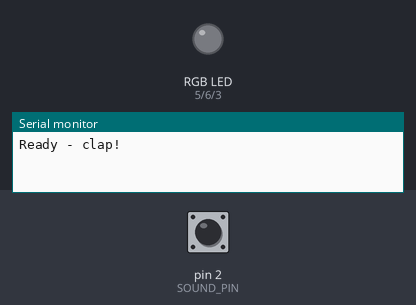
Bench run of a sketch on a simulated Arduino Uno, built with avr-gcc and run on an emulated ATmega328P. On the bench: an RGB LED mixed from three pins (HIGH = lit), the last lines printed to the serial monitor. The inputs (shaded band) are chosen by the test bench; at power-on: pin 2 (SOUND_PIN) LOW.

Above: at 2.2 s.
2.3 s: pin 2 (SOUND_PIN) pulsed HIGH 5 times (0.12 s each, 0.3 s apart)
At 3.3 s:
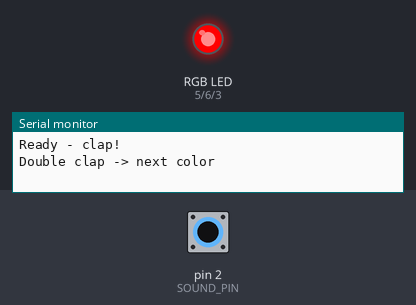
At 4.1 s:
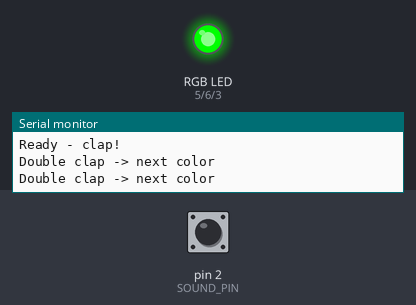
5.8 s: pin 2 (SOUND_PIN) pulsed HIGH 5 times (0.12 s each, 0.3 s apart)
At 7.6 s:
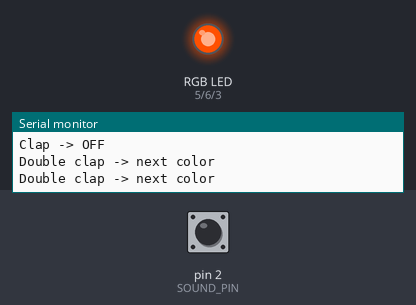
Timing chart, 0 to 9.4 s (numbered marks = the images above; inputs shaded):
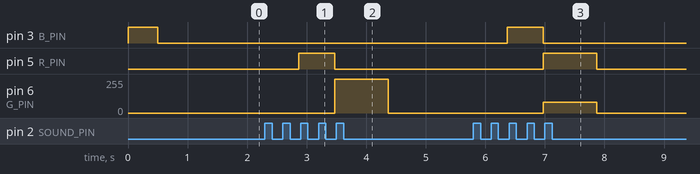

Measured:
- after the input at 2.3 s, pin 5 (R_PIN): LOW → HIGH after 0.57 s, → LOW 0.60 s later; pin 6 (G_PIN): 0/255 → 255/255 after 1.2 s, → 0/255 0.90 s later
- after the input at 5.8 s, pin 3 (B_PIN): LOW → HIGH after 0.57 s, → LOW 0.60 s later; pin 5 (R_PIN): LOW → HIGH after 1.2 s, → LOW 0.90 s later; pin 6 (G_PIN): 0/255 → 80/255 after 1.2 s, → 0/255 0.90 s later

The sketch:

clap_light.ino
```cpp
// (licence header left out)
// Clap light - sound sensor + RGB LED module
// Sound sensor: DO -> D2, + -> 5V, G -> GND (AO unused)
// RGB module: R -> 5, G -> 6, B -> 3, GND -> GND
// Clap = light ON, clap again = OFF. Double clap (two quick claps) = change color.

const int SOUND_PIN = 2;
const int R_PIN = 5, G_PIN = 6, B_PIN = 3;

bool lightOn = false;
int colorIndex = 0;
const int colors[][3] = {
  {255, 255, 255}, // white
  {255, 0, 0},     // red
  {0, 255, 0},     // green
  {0, 0, 255},     // blue
  {255, 80, 0},    // yellow
  {255, 0, 255}    // purple
};
const int NUM_COLORS = 6;

void setColor(int r, int g, int b) {
  analogWrite(R_PIN, r); analogWrite(G_PIN, g); analogWrite(B_PIN, b);
}

void showLight() {
  if (lightOn) setColor(colors[colorIndex][0], colors[colorIndex][1], colors[colorIndex][2]);
  else setColor(0, 0, 0);
}

bool heardClap() {
  // Some sensors give HIGH on sound, some LOW. We detect a change from the quiet state.
  static int quietState = -1;
  if (quietState == -1) quietState = digitalRead(SOUND_PIN);
  return digitalRead(SOUND_PIN) != quietState;
}

void waitForQuiet() {
  unsigned long t = millis();
  while (millis() - t < 150) {           // ignore the rest of this clap's echo
    if (heardClap()) t = millis();
  }
}

void setup() {
  Serial.begin(9600);
  pinMode(SOUND_PIN, INPUT);
  pinMode(R_PIN, OUTPUT); pinMode(G_PIN, OUTPUT); pinMode(B_PIN, OUTPUT);
  setColor(0, 0, 255); delay(500); setColor(0, 0, 0);  // blue flash = ready
  delay(500);
  heardClap();   // learn the quiet state
  Serial.println("Ready - clap!");
}

void loop() {
  if (heardClap()) {
    waitForQuiet();
    // Look for a second clap within 0.6 s
    unsigned long start = millis();
    bool second = false;
    while (millis() - start < 600) {
      if (heardClap()) { second = true; waitForQuiet(); break; }
    }
    if (second) {
      colorIndex = (colorIndex + 1) % NUM_COLORS;
      lightOn = true;
      Serial.println("Double clap -> next color");
    } else {
      lightOn = !lightOn;
      Serial.println(lightOn ? "Clap -> ON" : "Clap -> OFF");
    }
    showLight();
  }
}
```
